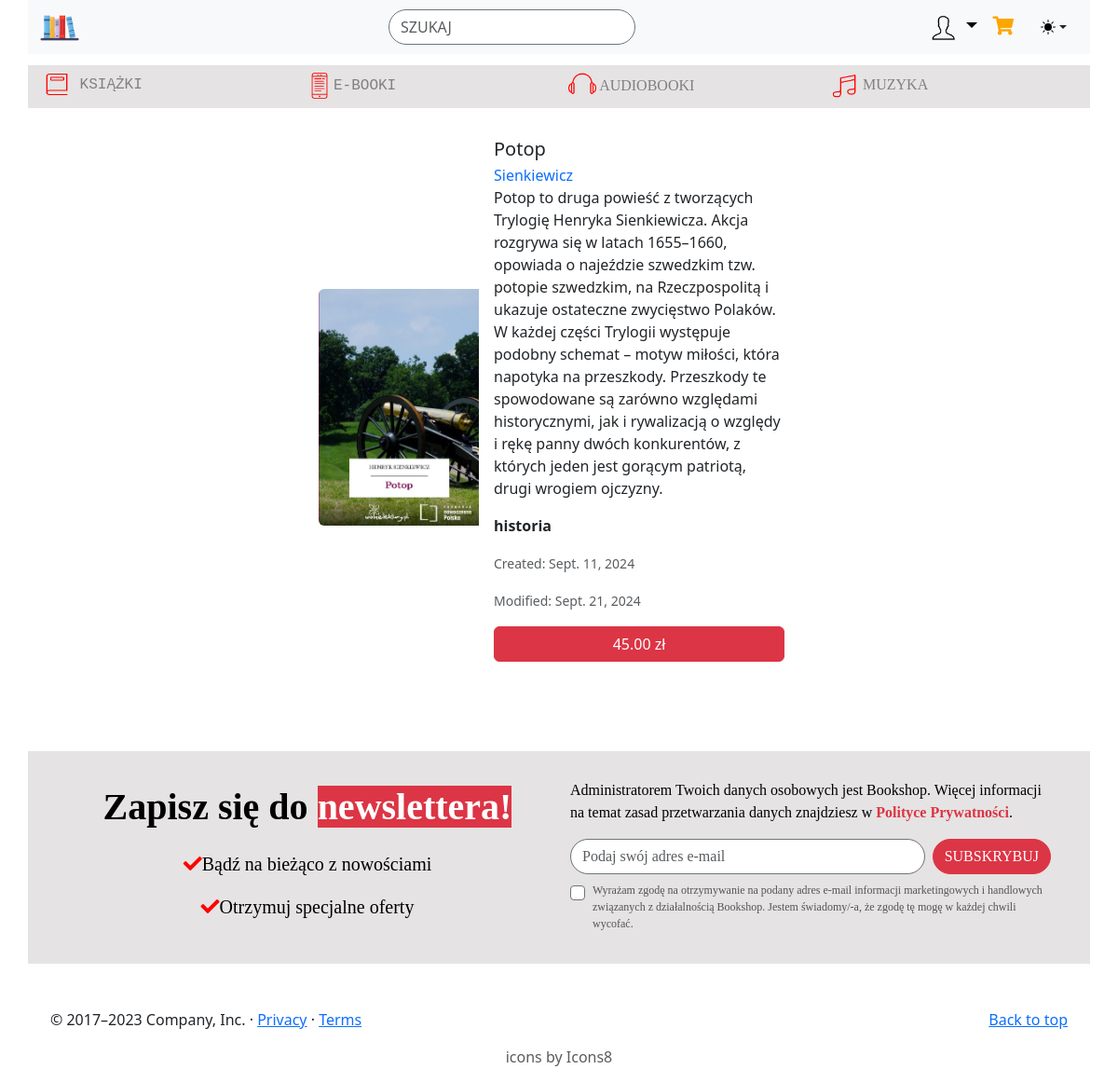
The app's page /29/, older data.
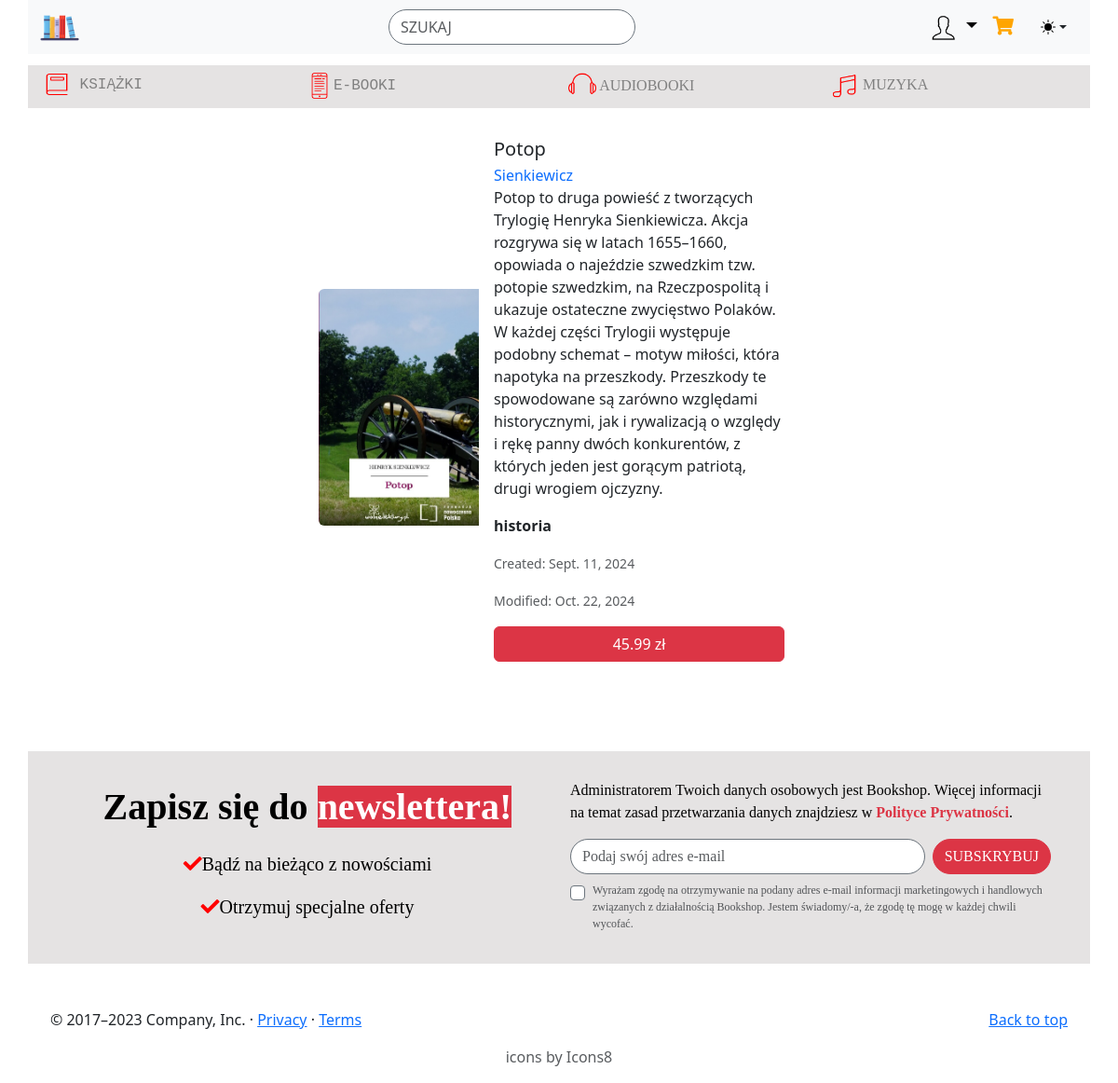
The same page, newer data.
### myapp/models.py (models this page shows, shortened)
class Book(models.Model):
    title = models.CharField(max_length=100)
    author = models.CharField(max_length=100, blank=True)
    price = models.FloatField()
    description = models.TextField()
    file = models.ImageField(upload_to='uploads', blank=True)
    created = models.DateField(auto_now_add=True)
    modified = models.DateField(auto_now=True)
    genres = models.ManyToManyField(Genre, blank=True)

### myapp/views.py (the view)
# urls.py: path('<int:book_id>/', views.show_book, name='show_book'),
def show_book(request, book_id):
    book = Book.objects.get(id=book_id)
    return render(request, 'myapp/show_book.html', {'book': book})

### myapp/templates/myapp/show_book.html (shortened to what this page needs)
{% extends 'myapp/base.html' %}
{% block body %}
<div class="row d-flex justify-content-center">
    <div class="card mb-3 mt-3 border-0" style="max-width: 540px;">
        <div class="row g-0">
            <div class="col-md-4 my-auto">
                <img src="{{ book.file.url }}" class="img-fluid rounded-start" alt="...">
            </div>
            <div class="col-md-8">
                <div class="card-body">
                    <h5 class="card-title">{{ book.title }}</h5>
                    <p class="card-subtitle">
                        <a class="custom-link bg-toogle" style="" href="{% url 'author_site' book.author %}">{{ book.author }}</a>
                    </p>
                    <p class="card-text">{{ book.description }}</p>
                    <p class="card-text fw-bold">
                        {% for gen in book.genres.all %}
                            {{ gen.name }}{% if not forloop.last %}, {% endif %}
                        {% endfor %}
                    </p>
                    <p class="card-text"><small class="text-muted">Created: {{ book.created }}</small></p>
                    <p class="card-text"><small class="text-muted">Modified: {{ book.modified }}</small></p>
                    <p class="d-grid">
                        <button onclick="addToCart({{ book.id }})" class="btn btn-danger mt-auto">{{ book.price|floatformat:2 }} zł</button>
                    </p>
                </div>
            </div>
        </div>
    </div>
</div>
{% endblock %}

Row changes from the older to the newer data that the page shows:
changed Book "Potop": modified "Sept. 21, 2024" → "Oct. 22, 2024"; price "45.00" → "45.99"
